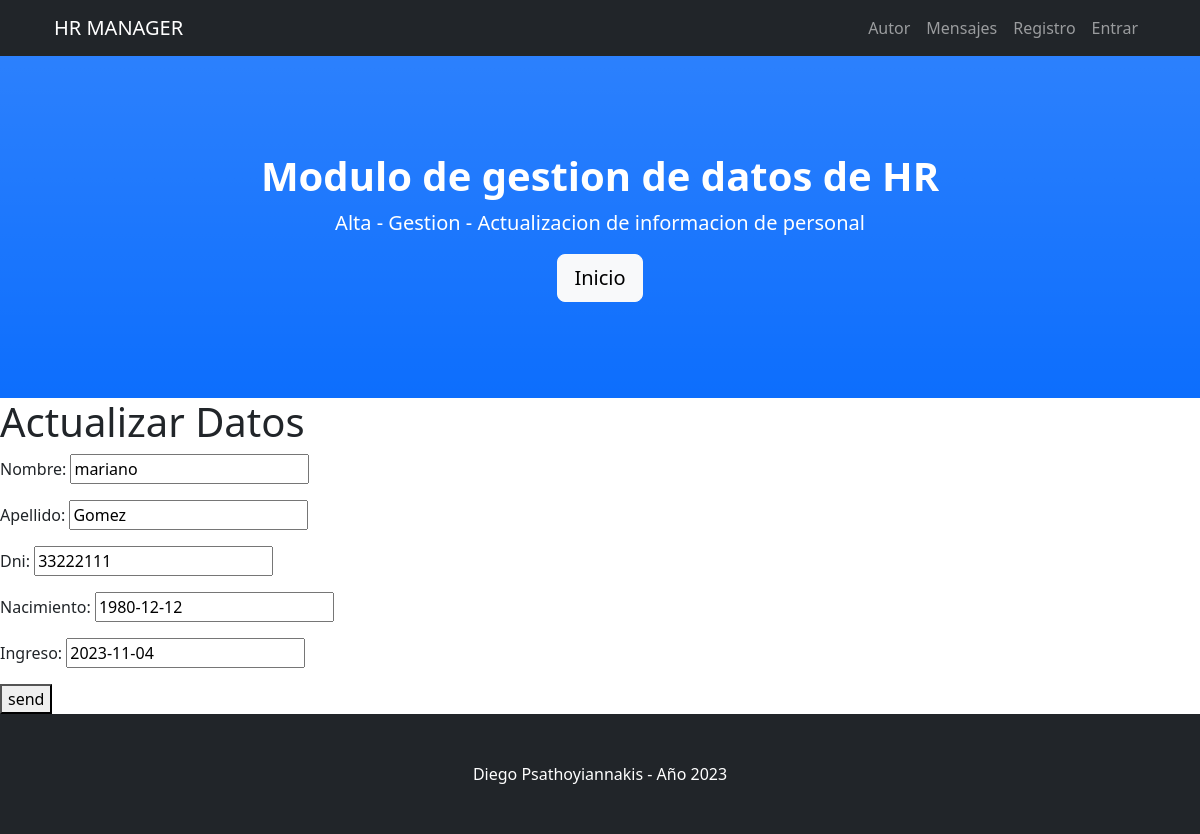
The app's page /FirstApp/FirstApp/detail/7/ with its own data.
### FirstApp/models.py (models this page shows, shortened)
class Hoja1(models.Model):
    nombre = models.CharField(max_length=40)
    apellido = models.CharField(max_length=40)
    dni = models.IntegerField(unique=True)
    nacimiento = models.DateField()
    ingreso = models.DateField()

### FirstApp/views.py (the view, shortened to what this page needs)
# urls.py: path('FirstApp/detail/<int:id>/', views.detailHoja1, name='CheckData'),
def detailHoja1(request, id):
    if request.method == 'GET':
        detalle = get_object_or_404(Hoja1, pk=id)
        form = CreateHoja1(instance=detalle)
        return render(request, "FirstApp/detailH1.html", {'detalle': detalle, 'form': form})

### FirstApp/forms.py
class CreateHoja1(ModelForm):
    class Meta:
        model = Hoja1
        fields = ['nombre', 'apellido', 'dni', 'nacimiento', 'ingreso']

### FirstApp/templates/FirstApp/detailH1.html (shortened to what this page needs)
{% extends 'FirstApp/home.html' %}
{% block content %}
<h1>Actualizar Datos</h1>
<form method="POST">
	{{form.as_p}}
	<button>
	send
    </button>
</form>
{% endblock %}

### records on screen
Hoja1: nombre "mariano", apellido "Gomez", dni "33222111", nacimiento "1980-12-12", ingreso "2023-11-04"
